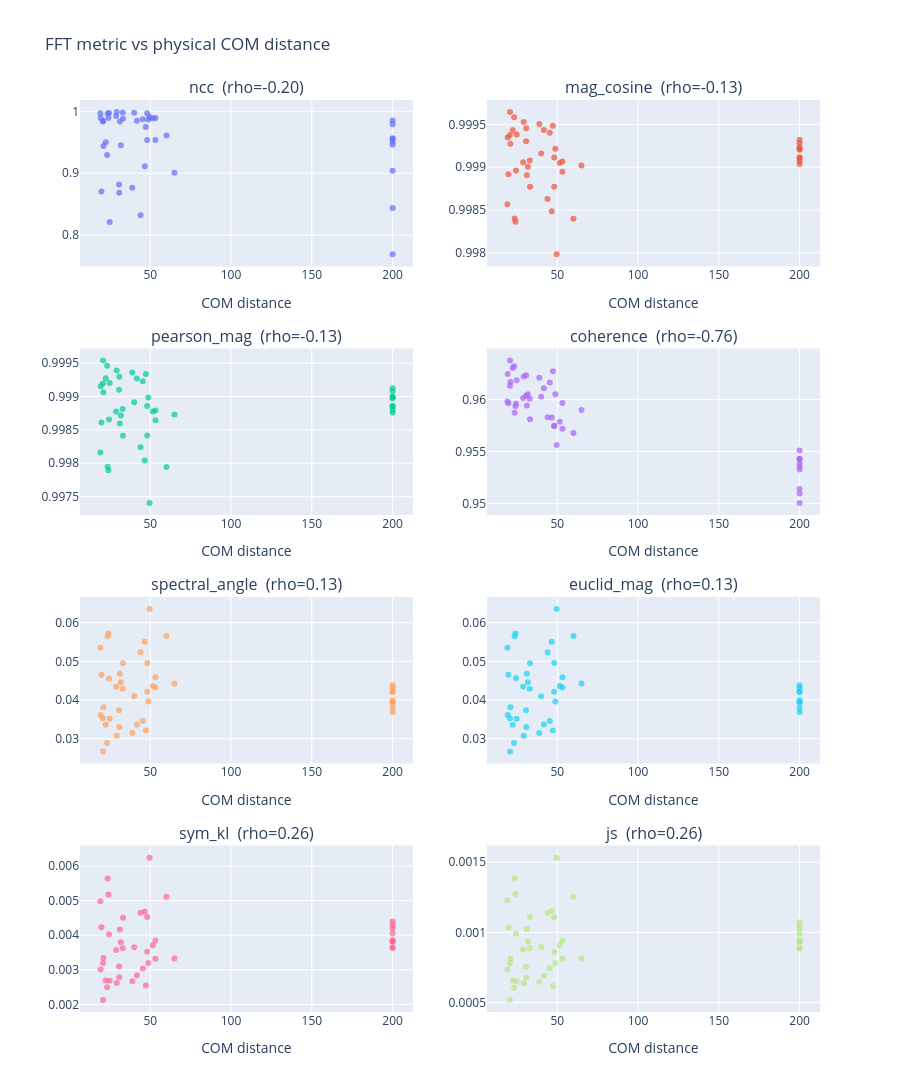

This figure's notebook cell:
### Markdown cell above
## Does FFT difference track physical distance?

A reassuring sanity check (not the objective itself): if a metric is meaningful, position pairs that
are physically farther apart (larger COM distance) should also be farther apart in FFT space. We plot
each metric vs `com_dist` and report the Spearman correlation. A metric that is *flat* vs distance is
not picking up position at all; a metric with steep, monotone growth even at *small* `com_dist` is
exactly what we want (nearby positions already look very different).

### Code cell
from scipy.stats import spearmanr

fig = make_subplots(rows=nrows, cols=ncols, subplot_titles=names,
                    horizontal_spacing=0.10, vertical_spacing=0.09)
for k, name in enumerate(names):
    r, c = k // ncols + 1, k % ncols + 1
    x = pair_df['com_dist'].to_numpy()
    y = pair_df[name].to_numpy()
    rho, _ = spearmanr(x, y)
    fig.add_trace(go.Scatter(x=x, y=y, mode='markers',
                             marker=dict(size=6, opacity=0.7), showlegend=False),
                  row=r, col=c)
    fig.layout.annotations[k].text = f'{name}  (rho={rho:.2f})'
    fig.update_xaxes(title_text='COM distance', row=r, col=c)
fig.update_layout(height=320 * nrows, width=900,
                  title='FFT metric vs physical COM distance')
fig.show()
